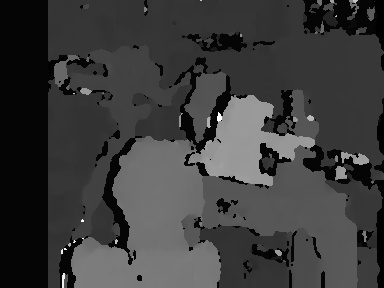
#> input picture image_transform/dm.jpg, 384 x 288 px; its folder holds only this picture in this run
$ python split.py   (Python 2 division)
#> lines starting #> are read from the running program, lines starting #| are printed output that depends on the picture
import sys, os, cv2

if __name__ == '__main__':
    files = os.listdir('.')
    for fname in files:
        if fname[-4:] != '.jpg': continue
        img = cv2.imread(fname)
#> img is the input picture: shape (288, 384, 3); min 0, max 255, mean 60.2
        print img.shape
#| (288, 384, 3)
        img1 = img[:, :img.shape[1]/2, :]
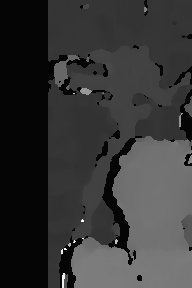
#> img1: shape (288, 192, 3); min 0, max 255, mean 54.1
        img2 = img[:, img.shape[1]/2:, :]
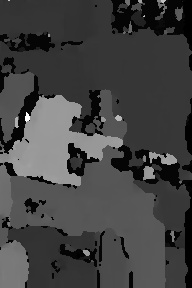
#> img2: shape (288, 192, 3); min 0, max 255, mean 66.2
        print img1.shape, img2.shape
#| (288, 192, 3) (288, 192, 3)
        cv2.imwrite(fname[:-4]+'-left.jpg', img1)
        cv2.imwrite(fname[:-4]+'-right.jpg', img2)
